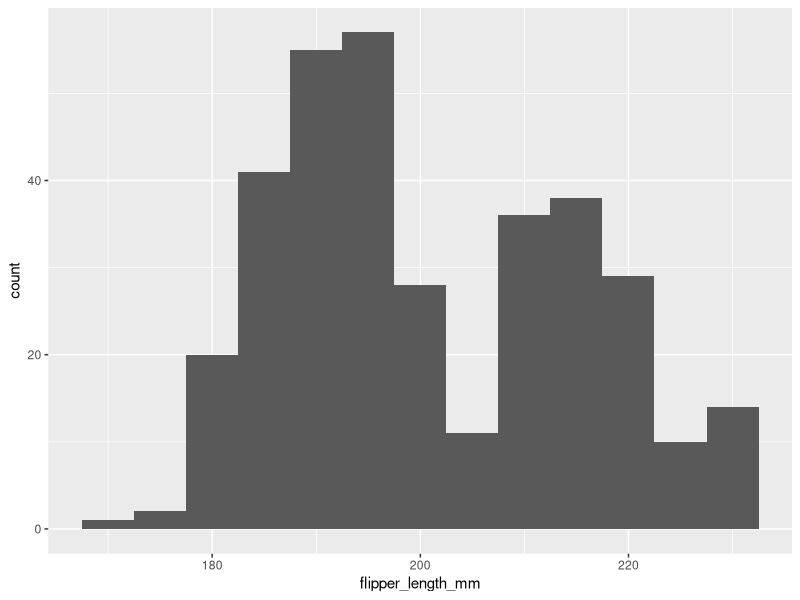
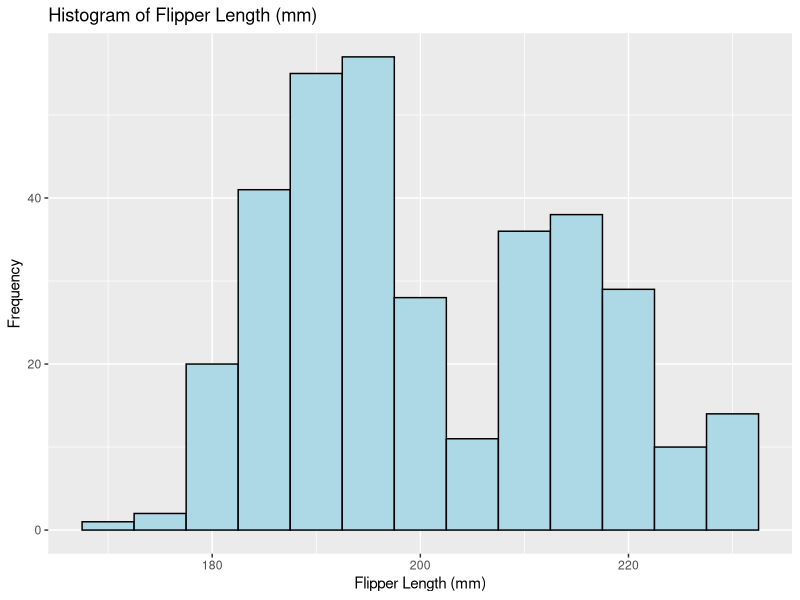

The R script that drew these images, in order:

            library(ggplot2)
            library(palmerpenguins)
            built_answer <- tryCatch(
                {
                    set.seed(42)
                    ggplot(penguins, aes(x = flipper_length_mm)) + geom_histogram(binwidth = 5)
                    suppressWarnings(
                        if (!file.exists("/sandbox/figures/flipper-length_histogram_answer.png")) {
                            ggsave(
                                width = 3,
                                height = 3,
                                "/sandbox/figures/flipper-length_histogram_answer.png"
                            )
                        }
                    )
                    suppressWarnings(
                        ggplot_build(last_plot())
                    )
                },
                error = function(e) {
                    'ERROR'
                }
            )
            built_submission <- tryCatch(
                {
                    set.seed(42)
                    ggplot(penguins, aes(x = flipper_length_mm)) +
  geom_histogram(binwidth = 5, color = "black", fill = "lightblue") +
  labs(title = "Histogram of Flipper Length (mm)", x = "Flipper Length (mm)", y = "Frequency")
                    suppressWarnings(
                        ggsave(
                            width = 3,
                            height = 3,
                            "figures/flipper-length_histogram_submission_llama.png"
                        )
                    )
                    suppressWarnings(
                        ggplot_build(last_plot())
                    )
                },
                error = function(e) {
                    'ERROR'
                }
            )
            cat(isTRUE(all.equal(built_answer, built_submission)))
        
